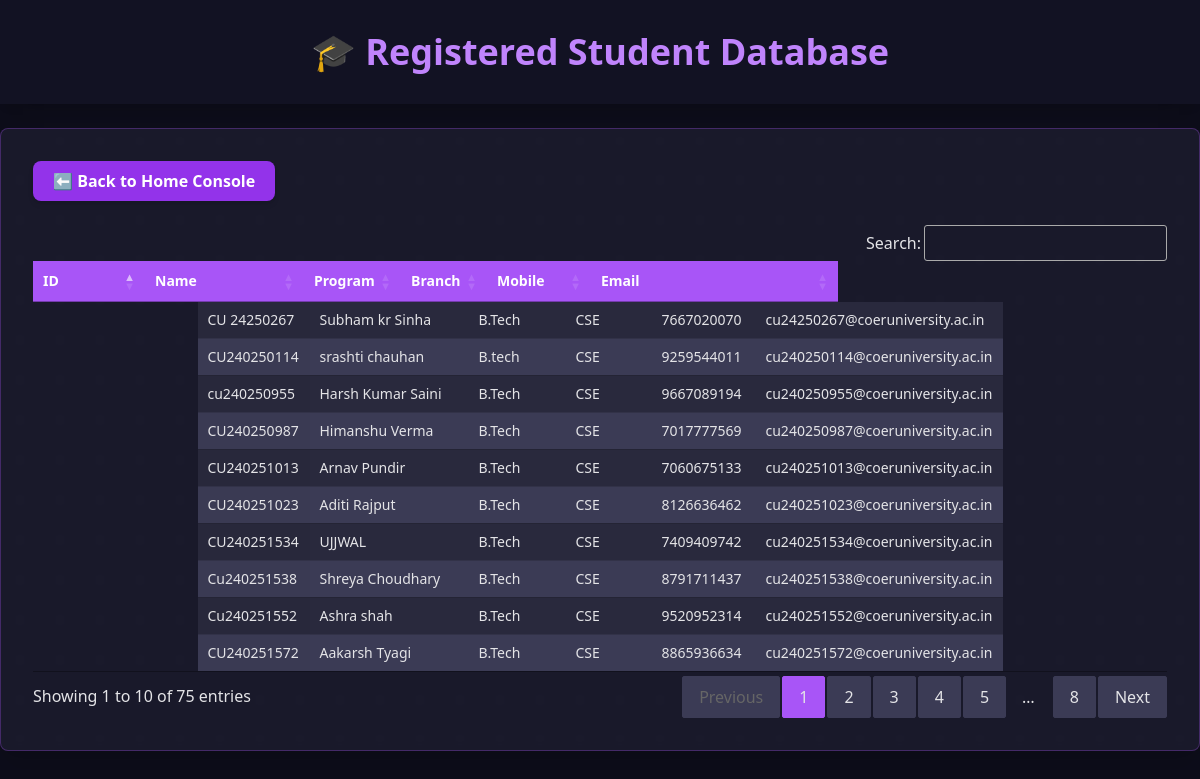
/students, run on the app's committed database.
### tables this page shows
CREATE TABLE students (
    ID TEXT PRIMARY KEY,
    Name TEXT,
    Program TEXT,
    Branch TEXT,
    Mobile TEXT,
    Gmail TEXT
);

### app.py (the view)
@app.route('/students')
def students():
    try:
        conn = sqlite3.connect('database.db')
        cursor = conn.cursor()
        cursor.execute("SELECT ID, Name, Program, Branch, Mobile, Gmail FROM students")
        data = cursor.fetchall()
        conn.close()
        return render_template('students.html', students=data)
    except Exception as e:
        return str(e)

### templates/students.html (shortened to what this page needs)
<!DOCTYPE html>
<html lang="en">
<head>
  <script src="https://cdn.tailwindcss.com"></script>
  <link rel="stylesheet" href="https://cdn.datatables.net/1.13.4/css/jquery.dataTables.min.css">
  <link rel="stylesheet" href="https://cdn.datatables.net/buttons/2.4.2/css/buttons.dataTables.min.css">
  <link rel="stylesheet" href="https://cdn.datatables.net/responsive/2.4.1/css/responsive.dataTables.min.css">
</head>
<body class="min-h-screen">
  <h1 class="text-4xl font-extrabold text-center text-purple-400 py-8 bg-[#121223] shadow-xl">🎓 Registered Student Database</h1>
  <div class="max-w-7xl mx-auto dark-card shadow-xl p-8 rounded-lg mt-6 overflow-x-auto transform transition-all hover-scale">
    <button onclick="window.location.href='/'" class="bg-purple-600 hover:bg-purple-700 text-white px-5 py-2 rounded-lg font-semibold mb-6 transition shadow-md transform hover:scale-105 neon-button">
      ⬅ Back to Home Console
    </button>
    <table id="studentsTable" class="display nowrap w-full text-sm">
      <thead class="bg-purple-500 text-white">
        <tr>
          <th class="py-3 px-4 text-left">ID</th>
          <th class="py-3 px-4 text-left">Name</th>
          <th class="py-3 px-4 text-left">Program</th>
          <th class="py-3 px-4 text-left">Branch</th>
          <th class="py-3 px-4 text-left">Mobile</th>
          <th class="py-3 px-4 text-left">Email</th>
        </tr>
      </thead>
      <tbody>
        {% for s in students %}
        <tr class="odd:bg-white even:bg-gray-50 hover:bg-purple-900/50 transition duration-150">
          <td class="py-2 px-4">{{ s[0] }}</td>
          <td class="py-2 px-4 font-medium">{{ s[1] }}</td>
          <td class="py-2 px-4">{{ s[2] }}</td>
          <td class="py-2 px-4">{{ s[3] }}</td>
          <td class="py-2 px-4">{{ s[4] }}</td>
          <td class="py-2 px-4">{{ s[5] }}</td>
        </tr>
        {% endfor %}
      </tbody>
    </table>
  </div>
</body>
</html>

### templates/students.html (style rules this page uses)
body { background-color: #0d0d1a; color: #e4e4e7; background-image: radial-gradient(#2a2a3e 1px, transparent 0); background-size: 40px 40px; }
.neon-button { transition: all 0.3s ease-in-out; }
.dark-card { background-color: rgba(32, 32, 50, 0.7); backdrop-filter: blur(5px); border: 1px solid rgba(168, 85, 247, 0.3); }
#studentsTable { background-color: #2a2a3e !important; }
#studentsTable thead { background-color: #7b4397 !important; }
#studentsTable th { color: white !important; background-color: #4a285d !important; }
#studentsTable tbody tr { background-color: #2a2a3e !important; }
#studentsTable tbody tr:nth-child(even) { background-color: #3b3b55 !important; }

### data on the page
students: ID "CU240251572", Name "Aakarsh Tyagi", Program "B.Tech", Branch "CSE", Mobile "8865936634", Gmail "cu240251572@coeruniversity.ac.in"
students: ID "CU240251534", Name "UJJWAL", Program "B.Tech", Branch "CSE", Mobile "7409409742", Gmail "cu240251534@coeruniversity.ac.in"
students: ID "CU240251013", Name "Arnav Pundir", Program "B.Tech", Branch "CSE", Mobile "7060675133", Gmail "cu240251013@coeruniversity.ac.in"
students: ID "CU240251023", Name "Aditi Rajput", Program "B.Tech", Branch "CSE", Mobile "8126636462", Gmail "cu240251023@coeruniversity.ac.in"
students: ID "Cu240251552", Name "Ashra shah", Program "B.Tech", Branch "CSE", Mobile "9520952314", Gmail "cu240251552@coeruniversity.ac.in"
students: ID "CU240250987", Name "Himanshu Verma", Program "B.Tech", Branch "CSE", Mobile "7017777569", Gmail "cu240250987@coeruniversity.ac.in"
students: ID "cu240250955", Name "Harsh Kumar Saini", Program "B.Tech", Branch "CSE", Mobile "9667089194", Gmail "cu240250955@coeruniversity.ac.in"
students: ID "Cu240251538", Name "Shreya Choudhary", Program "B.Tech", Branch "CSE", Mobile "8791711437", Gmail "cu240251538@coeruniversity.ac.in"
students: ID "CU 24250267", Name "Subham kr Sinha", Program "B.Tech", Branch "CSE", Mobile "7667020070", Gmail "cu24250267@coeruniversity.ac.in"
students: ID "CU240250114", Name "srashti chauhan", Program "B.tech", Branch "CSE", Mobile "9259544011", Gmail "cu240250114@coeruniversity.ac.in"
